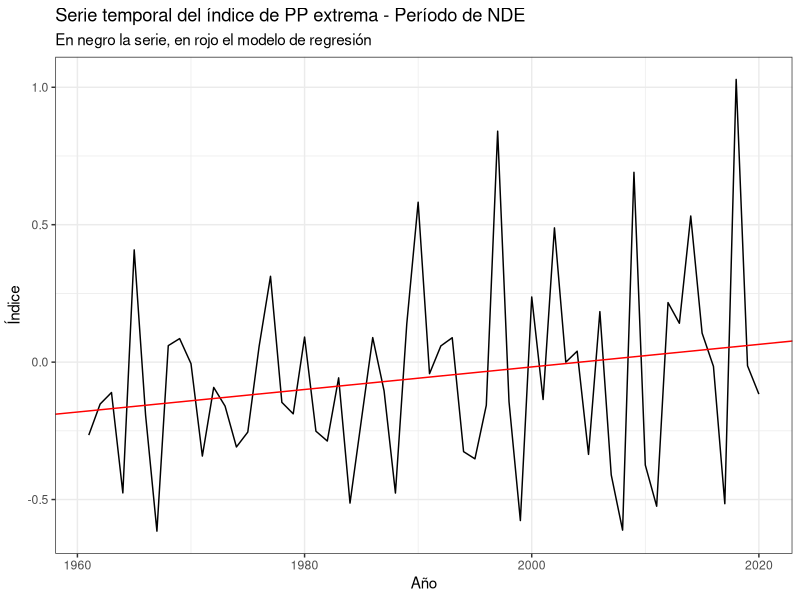
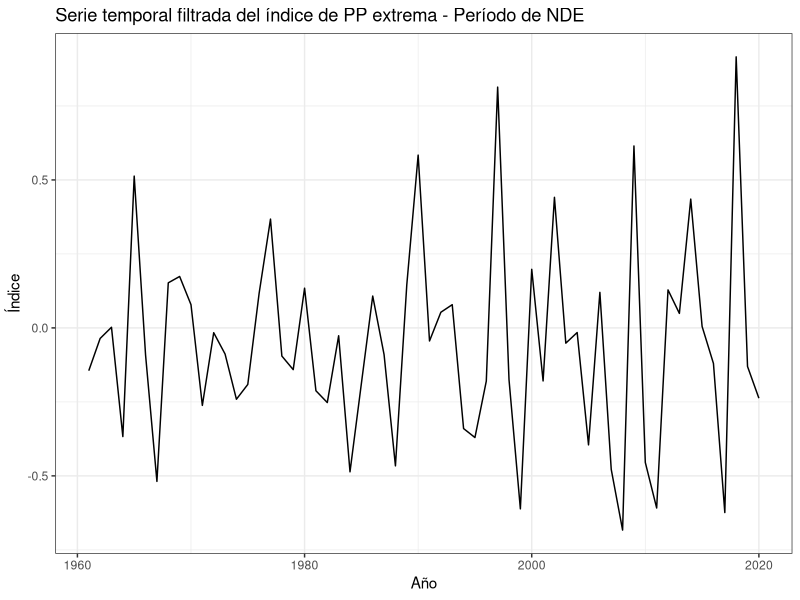
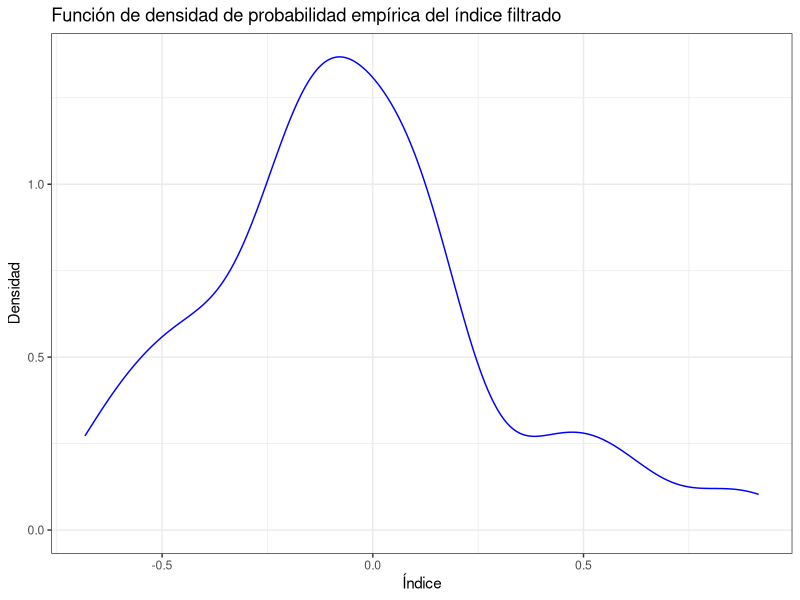
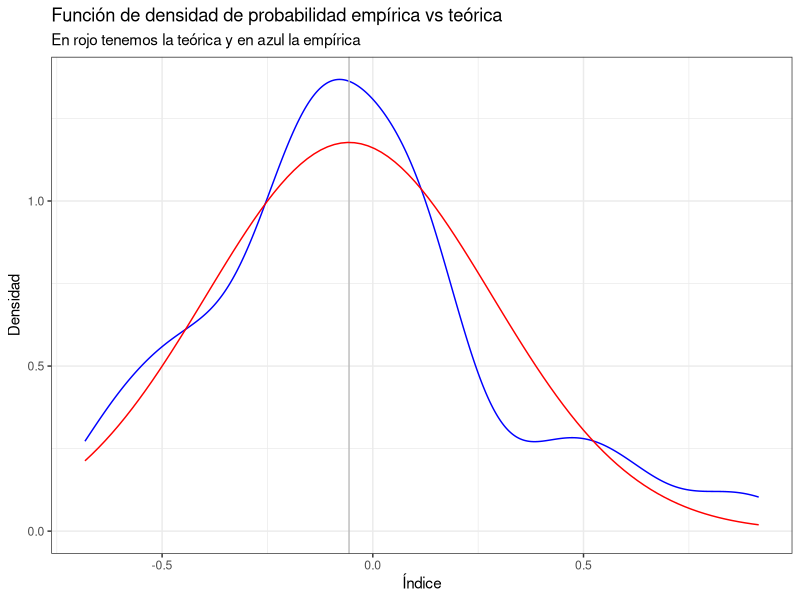

Reproduce these figures in R, in order. (Note: this script raises an error after producing the figures.)
## 1ER PARCIAL SEGUNDA FECHA ----

# Defino ruta para los archivos
setwd("./obser-hub/Clima_II/Parcial1/2da Fecha/")

# Importo librerias
library(tidyverse)
library(fitdistrplus)

# Leo los datos

PPext<-read_csv("./PPextrema.csv")

Indices<-read_csv("./Indices.csv")

# Inciso a) ----

# Planteo un modelo de regresión lineal para estimar la tendencia de la serie:

modelo<-lm(Centroide~Anio, data = PPext)
ordenada<-modelo$coefficients[1]
pendiente<-modelo$coefficients[2]


# Realización del gráfico:

PPext %>% ggplot(aes(x=Anio,y=Centroide))+
  geom_line()+
  geom_abline(slope = pendiente,intercept = ordenada,color="red")+
  labs(title="Serie temporal del índice de PP extrema - Período de NDE",
       subtitle="En negro la serie, en rojo el modelo de regresión",
       x = "Año",
       y = "Índice")+
  theme_bw()

# Para interpretar si la tendencia es estadísticamente significativa podemos 
# realizar un test de correlación entre el índice y los años.

test<-cor.test(PPext$Centroide, PPext$Anio, conf.level = 0.9, alternative = "greater")
pvalue<-test$p.value

# Filtro la tendencia:

PPext_filtrada <- PPext %>% mutate(Filtrada = mean(Centroide)+modelo$residuals)

# Grafico la serie filtrada:

PPext_filtrada %>% ggplot(aes(x=Anio,y=Filtrada))+
  geom_line()+
  labs(title="Serie temporal filtrada del índice de PP extrema - Período de NDE",
       x = "Año",
       y = "Índice")+
  theme_bw()


# Inciso b) --------
PPext_filtrada %>% ggplot(aes(x=Filtrada))+
  geom_density(color="blue")+
  labs(title= "Función de densidad de probabilidad empírica del índice filtrado",
       x = "Índice",
       y = "Densidad")+
  theme_bw()

# Inciso c) --------
# Obtengo los parámetros a partir del método

ajuste<-fitdist(data = PPext_filtrada$Filtrada,distr = "norm", method = "mle")
media<-ajuste$estimate[1]
desvio<-ajuste$estimate[2]


# Grafico la distribución empírica y la teórica:


PPext_filtrada %>% ggplot(aes(x=Filtrada))+
  geom_density(color="blue")+
  geom_vline(xintercept=media,color="gray")+
  stat_function(fun = dnorm, args = list(mean = media,sd = desvio),color="red")+
  labs(title= "Función de densidad de probabilidad empírica vs teórica",
       subtitle = "En rojo tenemos la teórica y en azul la empírica",
       x = "Índice",
       y = "Densidad")+
  theme_bw()


# Inciso e) ----------

Indices <- Indices %>% pivot_wider(names_from = Indice, values_from = Media)

indices_periodo <- Indices %>% filter(Anio %in% 1990:2020)

pp_periodo <- PPext_filtrada %>% filter(Anio %in% 1991:2020)

cor_test_result<-tibble(c("DMI","Nino12","Nino34","Nino4","SAM"),"p-value")


names(cor_test_result)=c("Indice","p-value")

cor_test_result <- cor_test_result %>% mutate(`p-value`=0)

pvalues<-as.numeric(vector(length = 5))

for (i in pvalues) {
  pvalues[i]<-cor.test(x=pp_periodo$Filtrada,y=indices_periodo[,i+1],method = "spearman")$p.value
}

length(pp_periodo$Filtrada)
length(indices_periodo[,2])

pvDMI<-cor.test(x=pp_periodo$Filtrada,y=indices_periodo$DMI,method = "spearman")$p.value
pvNino12<-cor.test(x=pp_periodo$Filtrada,y=indices_periodo$Niño12,method = "spearman")$p.value
pvNino34<-cor.test(x=pp_periodo$Filtrada,y=indices_periodo$Niño34,method = "spearman")$p.value
pvNino4<-cor.test(x=pp_periodo$Filtrada,y=indices_periodo$Niño4,method = "spearman")$p.value
pvSAM<-cor.test(x=pp_periodo$Filtrada,y=indices_periodo$SAM,method = "spearman")$p.value

for(i in 1:5){
cor_test_result[1,2]<-pvDMI
cor_test_result[2,2]<-pvNino12
cor_test_result[3,2]<-pvNino34
cor_test_result[4,2]<-pvNino4
cor_test_result[5,2]<-pvSAM
}

# SE PUEDE HACER CON UN FOR LOOP pero me trabe y no me daba el tiempo.
